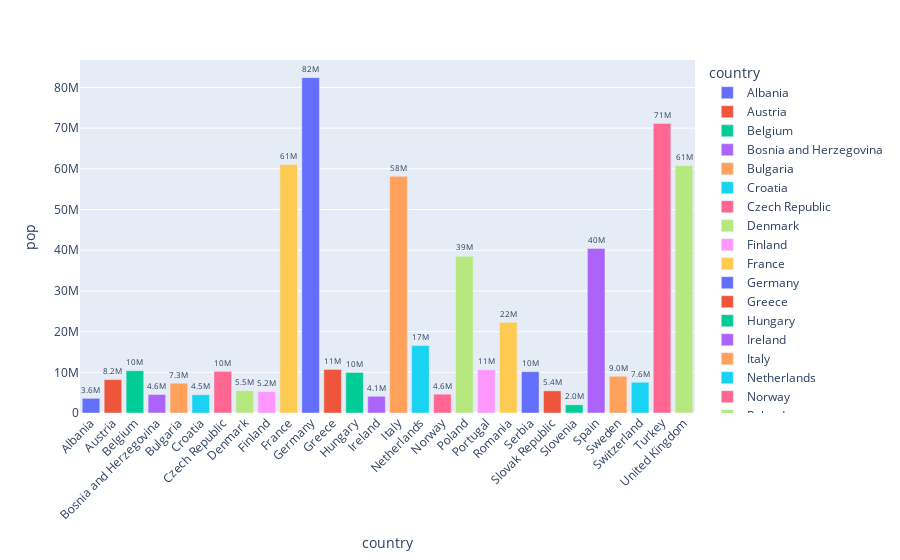

This figure's notebook cell:
### Code cell
# Get population change in US by querying for US data
df_us = px.data.gapminder().query("country == 'United States'")
px.bar(df_us, x='year', y='pop')

# Create a stacked bar with more customization
df_tips = px.data.tips()
px.bar(df_tips, x='day', y='tip', color='sex', title='Tips by Sex on Each Day',
      labels={'tip': 'Tip Amount', 'day': 'Day of the Week'})

# Place bars next to each other
px.bar(df_tips, x="sex", y="total_bill",
             color='smoker', barmode='group')

# Display pop data for countries in Europe in 2007 greater than 2000000
df_europe = px.data.gapminder().query("continent == 'Europe' and year == 2007 and pop > 2.e6")
fig = px.bar(df_europe, y='pop', x='country', text='pop', color='country')
# Put bar total value above bars with 2 values of precision
fig.update_traces(texttemplate='%{text:.2s}', textposition='outside')
# Set fontsize and uniformtext_mode='hide' says to hide the text if it won't fit
fig.update_layout(uniformtext_minsize=8)
# Rotate labels 45 degrees
fig.update_layout(xaxis_tickangle=-45)

### Figure 1 — Plotly figure (JSON) as saved in the notebook; plotly's stock layout.template omitted (floating-point values rounded to 4 significant figures)
{"data": [{"alignmentgroup": "True", "hovertemplate": "country=%{x}<br>pop=%{text}<extra></extra>", "legendgroup": "Albania", "marker": {"color": "#636efa", "pattern": {"shape": ""}}, "name": "Albania", "offsetgroup": "Albania", "orientation": "v", "showlegend": true, "text": [3600523], "textposition": "outside", "texttemplate": "%{text:.2s}", "type": "bar", "x": ["Albania"], "xaxis": "x", "y": [3600523], "yaxis": "y"}, {"alignmentgroup": "True", "hovertemplate": "country=%{x}<br>pop=%{text}<extra></extra>", "legendgroup": "Austria", "marker": {"color": "#EF553B", "pattern": {"shape": ""}}, "name": "Austria", "offsetgroup": "Austria", "orientation": "v", "showlegend": true, "text": [8199783], "textposition": "outside", "texttemplate": "%{text:.2s}", "type": "bar", "x": ["Austria"], "xaxis": "x", "y": [8199783], "yaxis": "y"}, {"alignmentgroup": "True", "hovertemplate": "country=%{x}<br>pop=%{text}<extra></extra>", "legendgroup": "Belgium", "marker": {"color": "#00cc96", "pattern": {"shape": ""}}, "name": "Belgium", "offsetgroup": "Belgium", "orientation": "v", "showlegend": true, "text": [10392226], "textposition": "outside", "texttemplate": "%{text:.2s}", "type": "bar", "x": ["Belgium"], "xaxis": "x", "y": [10392226], "yaxis": "y"}, {"alignmentgroup": "True", "hovertemplate": "country=%{x}<br>pop=%{text}<extra></extra>", "legendgroup": "Bosnia and Herzegovina", "marker": {"color": "#ab63fa", "pattern": {"shape": ""}}, "name": "Bosnia and Herzegovina", "offsetgroup": "Bosnia and Herzegovina", "orientation": "v", "showlegend": true, "text": [4552198], "textposition": "outside", "texttemplate": "%{text:.2s}", "type": "bar", "x": ["Bosnia and Herzegovina"], "xaxis": "x", "y": [4552198], "yaxis": "y"}, {"alignmentgroup": "True", "hovertemplate": "country=%{x}<br>pop=%{text}<extra></extra>", "legendgroup": "Bulgaria", "marker": {"color": "#FFA15A", "pattern": {"shape": ""}}, "name": "Bulgaria", "offsetgroup": "Bulgaria", "orientation": "v", "showlegend": true, "text": [7322858], "textposition": "outside", "texttemplate": "%{text:.2s}", "type": "bar", "x": ["Bulgaria"], "xaxis": "x", "y": [7322858], "yaxis": "y"}, {"alignmentgroup": "True", "hovertemplate": "country=%{x}<br>pop=%{text}<extra></extra>", "legendgroup": "Croatia", "marker": {"color": "#19d3f3", "pattern": {"shape": ""}}, "name": "Croatia", "offsetgroup": "Croatia", "orientation": "v", "showlegend": true, "text": [4493312], "textposition": "outside", "texttemplate": "%{text:.2s}", "type": "bar", "x": ["Croatia"], "xaxis": "x", "y": [4493312], "yaxis": "y"}, {"alignmentgroup": "True", "hovertemplate": "country=%{x}<br>pop=%{text}<extra></extra>", "legendgroup": "Czech Republic", "marker": {"color": "#FF6692", "pattern": {"shape": ""}}, "name": "Czech Republic", "offsetgroup": "Czech Republic", "orientation": "v", "showlegend": true, "text": [10228744], "textposition": "outside", "texttemplate": "%{text:.2s}", "type": "bar", "x": ["Czech Republic"], "xaxis": "x", "y": [10228744], "yaxis": "y"}, {"alignmentgroup": "True", "hovertemplate": "country=%{x}<br>pop=%{text}<extra></extra>", "legendgroup": "Denmark", "marker": {"color": "#B6E880", "pattern": {"shape": ""}}, "name": "Denmark", "offsetgroup": "Denmark", "orientation": "v", "showlegend": true, "text": [5468120], "textposition": "outside", "texttemplate": "%{text:.2s}", "type": "bar", "x": ["Denmark"], "xaxis": "x", "y": [5468120], "yaxis": "y"}, {"alignmentgroup": "True", "hovertemplate": "country=%{x}<br>pop=%{text}<extra></extra>", "legendgroup": "Finland", "marker": {"color": "#FF97FF", "pattern": {"shape": ""}}, "name": "Finland", "offsetgroup": "Finland", "orientation": "v", "showlegend": true, "text": [5238460], "textposition": "outside", "texttemplate": "%{text:.2s}", "type": "bar", "x": ["Finland"], "xaxis": "x", "y": [5238460], "yaxis": "y"}, {"alignmentgroup": "True", "hovertemplate": "country=%{x}<br>pop=%{text}<extra></extra>", "legendgroup": "France", "marker": {"color": "#FECB52", "pattern": {"shape": ""}}, "name": "France", "offsetgroup": "France", "orientation": "v", "showlegend": true, "text": [61083916], "textposition": "outside", "texttemplate": "%{text:.2s}", "type": "bar", "x": ["France"], "xaxis": "x", "y": [61083916], "yaxis": "y"}, {"alignmentgroup": "True", "hovertemplate": "country=%{x}<br>pop=%{text}<extra></extra>", "legendgroup": "Germany", "marker": {"color": "#636efa", "pattern": {"shape": ""}}, "name": "Germany", "offsetgroup": "Germany", "orientation": "v", "showlegend": true, "text": [82400996], "textposition": "outside", "texttemplate": "%{text:.2s}", "type": "bar", "x": ["Germany"], "xaxis": "x", "y": [82400996], "yaxis": "y"}, {"alignmentgroup": "True", "hovertemplate": "country=%{x}<br>pop=%{text}<extra></extra>", "legendgroup": "Greece", "marker": {"color": "#EF553B", "pattern": {"shape": ""}}, "name": "Greece", "offsetgroup": "Greece", "orientation": "v", "showlegend": true, "text": [10706290], "textposition": "outside", "texttemplate": "%{text:.2s}", "type": "bar", "x": ["Greece"], "xaxis": "x", "y": [10706290], "yaxis": "y"}, {"alignmentgroup": "True", "hovertemplate": "country=%{x}<br>pop=%{text}<extra></extra>", "legendgroup": "Hungary", "marker": {"color": "#00cc96", "pattern": {"shape": ""}}, "name": "Hungary", "offsetgroup": "Hungary", "orientation": "v", "showlegend": true, "text": [9956108], "textposition": "outside", "texttemplate": "%{text:.2s}", "type": "bar", "x": ["Hungary"], "xaxis": "x", "y": [9956108], "yaxis": "y"}, {"alignmentgroup": "True", "hovertemplate": "country=%{x}<br>pop=%{text}<extra></extra>", "legendgroup": "Ireland", "marker": {"color": "#ab63fa", "pattern": {"shape": ""}}, "name": "Ireland", "offsetgroup": "Ireland", "orientation": "v", "showlegend": true, "text": [4109086], "textposition": "outside", "texttemplate": "%{text:.2s}", "type": "bar", "x": ["Ireland"], "xaxis": "x", "y": [4109086], "yaxis": "y"}, {"alignmentgroup": "True", "hovertemplate": "country=%{x}<br>pop=%{text}<extra></extra>", "legendgroup": "Italy", "marker": {"color": "#FFA15A", "pattern": {"shape": ""}}, "name": "Italy", "offsetgroup": "Italy", "orientation": "v", "showlegend": true, "text": [58147733], "textposition": "outside", "texttemplate": "%{text:.2s}", "type": "bar", "x": ["Italy"], "xaxis": "x", "y": [58147733], "yaxis": "y"}, {"alignmentgroup": "True", "hovertemplate": "country=%{x}<br>pop=%{text}<extra></extra>", "legendgroup": "Netherlands", "marker": {"color": "#19d3f3", "pattern": {"shape": ""}}, "name": "Netherlands", "offsetgroup": "Netherlands", "orientation": "v", "showlegend": true, "text": [16570613], "textposition": "outside", "texttemplate": "%{text:.2s}", "type": "bar", "x": ["Netherlands"], "xaxis": "x", "y": [16570613], "yaxis": "y"}, {"alignmentgroup": "True", "hovertemplate": "country=%{x}<br>pop=%{text}<extra></extra>", "legendgroup": "Norway", "marker": {"color": "#FF6692", "pattern": {"shape": ""}}, "name": "Norway", "offsetgroup": "Norway", "orientation": "v", "showlegend": true, "text": [4627926], "textposition": "outside", "texttemplate": "%{text:.2s}", "type": "bar", "x": ["Norway"], "xaxis": "x", "y": [4627926], "yaxis": "y"}, {"alignmentgroup": "True", "hovertemplate": "country=%{x}<br>pop=%{text}<extra></extra>", "legendgroup": "Poland", "marker": {"color": "#B6E880", "pattern": {"shape": ""}}, "name": "Poland", "offsetgroup": "Poland", "orientation": "v", "showlegend": true, "text": [38518241], "textposition": "outside", "texttemplate": "%{text:.2s}", "type": "bar", "x": ["Poland"], "xaxis": "x", "y": [38518241], "yaxis": "y"}, {"alignmentgroup": "True", "hovertemplate": "country=%{x}<br>pop=%{text}<extra></extra>", "legendgroup": "Portugal", "marker": {"color": "#FF97FF", "pattern": {"shape": ""}}, "name": "Portugal", "offsetgroup": "Portugal", "orientation": "v", "showlegend": true, "text": [10642836], "textposition": "outside", "texttemplate": "%{text:.2s}", "type": "bar", "x": ["Portugal"], "xaxis": "x", "y": [10642836], "yaxis": "y"}, {"alignmentgroup": "True", "hovertemplate": "country=%{x}<br>pop=%{text}<extra></extra>", "legendgroup": "Romania", "marker": {"color": "#FECB52", "pattern": {"shape": ""}}, "name": "Romania", "offsetgroup": "Romania", "orientation": "v", "showlegend": true, "text": [22276056], "textposition": "outside", "texttemplate": "%{text:.2s}", "type": "bar", "x": ["Romania"], "xaxis": "x", "y": [22276056], "yaxis": "y"}, {"alignmentgroup": "True", "hovertemplate": "country=%{x}<br>pop=%{text}<extra></extra>", "legendgroup": "Serbia", "marker": {"color": "#636efa", "pattern": {"shape": ""}}, "name": "Serbia", "offsetgroup": "Serbia", "orientation": "v", "showlegend": true, "text": [10150265], "textposition": "outside", "texttemplate": "%{text:.2s}", "type": "bar", "x": ["Serbia"], "xaxis": "x", "y": [10150265], "yaxis": "y"}, {"alignmentgroup": "True", "hovertemplate": "country=%{x}<br>pop=%{text}<extra></extra>", "legendgroup": "Slovak Republic", "marker": {"color": "#EF553B", "pattern": {"shape": ""}}, "name": "Slovak Republic", "offsetgroup": "Slovak Republic", "orientation": "v", "showlegend": true, "text": [5447502], "textposition": "outside", "texttemplate": "%{text:.2s}", "type": "bar", "x": ["Slovak Republic"], "xaxis": "x", "y": [5447502], "yaxis": "y"}, {"alignmentgroup": "True", "hovertemplate": "country=%{x}<br>pop=%{text}<extra></extra>", "legendgroup": "Slovenia", "marker": {"color": "#00cc96", "pattern": {"shape": ""}}, "name": "Slovenia", "offsetgroup": "Slovenia", "orientation": "v", "showlegend": true, "text": [2009245], "textposition": "outside", "texttemplate": "%{text:.2s}", "type": "bar", "x": ["Slovenia"], "xaxis": "x", "y": [2009245], "yaxis": "y"}, {"alignmentgroup": "True", "hovertemplate": "country=%{x}<br>pop=%{text}<extra></extra>", "legendgroup": "Spain", "marker": {"color": "#ab63fa", "pattern": {"shape": ""}}, "name": "Spain", "offsetgroup": "Spain", "orientation": "v", "showlegend": true, "text": [40448191], "textposition": "outside", "texttemplate": "%{text:.2s}", "type": "bar", "x": ["Spain"], "xaxis": "x", "y": [40448191], "yaxis": "y"}, {"alignmentgroup": "True", "hovertemplate": "country=%{x}<br>pop=%{text}<extra></extra>", "legendgroup": "Sweden", "marker": {"color": "#FFA15A", "pattern": {"shape": ""}}, "name": "Sweden", "offsetgroup": "Sweden", "orientation": "v", "showlegend": true, "text": [9031088], "textposition": "outside", "texttemplate": "%{text:.2s}", "type": "bar", "x": ["Sweden"], "xaxis": "x", "y": [9031088], "yaxis": "y"}, {"alignmentgroup": "True", "hovertemplate": "country=%{x}<br>pop=%{text}<extra></extra>", "legendgroup": "Switzerland", "marker": {"color": "#19d3f3", "pattern": {"shape": ""}}, "name": "Switzerland", "offsetgroup": "Switzerland", "orientation": "v", "showlegend": true, "text": [7554661], "textposition": "outside", "texttemplate": "%{text:.2s}", "type": "bar", "x": ["Switzerland"], "xaxis": "x", "y": [7554661], "yaxis": "y"}, {"alignmentgroup": "True", "hovertemplate": "country=%{x}<br>pop=%{text}<extra></extra>", "legendgroup": "Turkey", "marker": {"color": "#FF6692", "pattern": {"shape": ""}}, "name": "Turkey", "offsetgroup": "Turkey", "orientation": "v", "showlegend": true, "text": [71158647], "textposition": "outside", "texttemplate": "%{text:.2s}", "type": "bar", "x": ["Turkey"], "xaxis": "x", "y": [71158647], "yaxis": "y"}, {"alignmentgroup": "True", "hovertemplate": "country=%{x}<br>pop=%{text}<extra></extra>", "legendgroup": "United Kingdom", "marker": {"color": "#B6E880", "pattern": {"shape": ""}}, "name": "United Kingdom", "offsetgroup": "United Kingdom", "orientation": "v", "showlegend": true, "text": [60776238], "textposition": "outside", "texttemplate": "%{text:.2s}", "type": "bar", "x": ["United Kingdom"], "xaxis": "x", "y": [60776238], "yaxis": "y"}], "layout": {"barmode": "relative", "legend": {"title": {"text": "country"}, "tracegroupgap": 0}, "margin": {"t": 60}, "uniformtext": {"minsize": 8}, "xaxis": {"anchor": "y", "categoryarray": ["Albania", "Austria", "Belgium", "Bosnia and Herzegovina", "Bulgaria", "Croatia", "Czech Republic", "Denmark", "Finland", "France", "Germany", "Greece", "Hungary", "Ireland", "Italy", "Netherlands", "Norway", "Poland", "Portugal", "Romania", "Serbia", "Slovak Republic", "Slovenia", "Spain", "Sweden", "Switzerland", "Turkey", "United Kingdom"], "categoryorder": "array", "domain": [0, 1], "tickangle": -45, "title": {"text": "country"}}, "yaxis": {"anchor": "x", "domain": [0, 1], "title": {"text": "pop"}}}}
